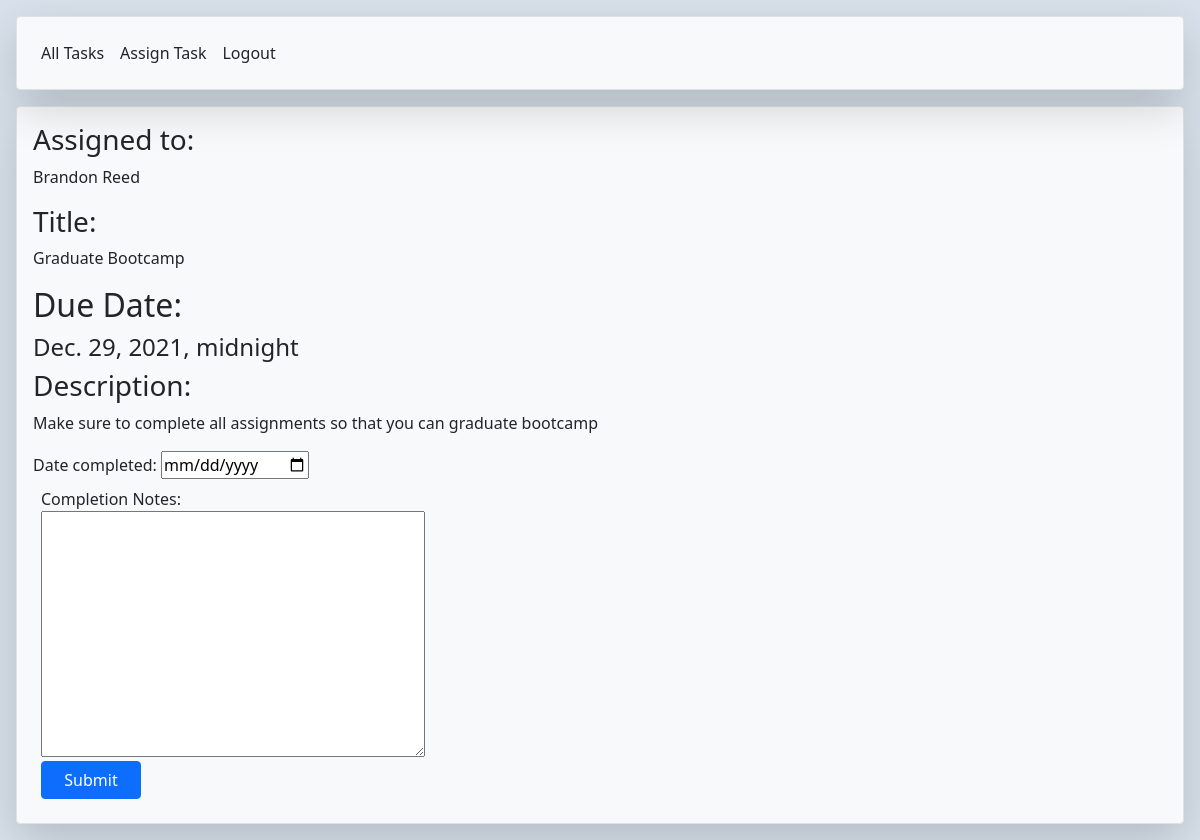
The app's page /complete_task/4 with its own data.
### team_task_manager_app/models.py (models this page shows)
class User(models.Model):
    first_name = models.CharField(max_length=255)
    last_name = models.CharField(max_length=255)
    email = models.CharField(max_length=255)
    password = models.CharField(max_length=255)
    phone_number = models.CharField(max_length=255)
    objects = UserManager()
    created_at = models.DateTimeField(auto_now_add=True)
    updated_at = models.DateTimeField(auto_now=True)

class Task(models.Model):
    title = models.CharField(max_length=255)
    description = models.TextField()
    due_date = models.DateTimeField(null=True)
    creator = models.ForeignKey(User, related_name="has_created_task", on_delete=models.CASCADE)
    assigned_user = ManyToManyField(User, related_name="users_tasks")
    user_likes = models.ManyToManyField(User, related_name='liked_posts')
    created_at = models.DateTimeField(auto_now_add=True)
    updated_at = models.DateTimeField(auto_now=True)
    objects = TaskManager()

### team_task_manager_app/views.py (the view)
# urls.py: path('complete_task/<int:id>', views.complete_task),
def complete_task(request, id):
    context = {
        'task':Task.objects.get(id = id)
    }
    return render(request,'complete_task.html', context)

### team_task_manager_app/templates/complete_task.html (shortened to what this page needs)
<!DOCTYPE html>
<html lang="en">
<head>
    {% load static %}
    <link href="https://cdn.jsdelivr.net/npm/bootstrap@5.0.2/dist/css/bootstrap.min.css" rel="stylesheet">
    <link rel="stylesheet" href="{% static 'all_tasks.css' %}">
</head>
<body >
    <div class="m-3">
        <nav id ="nav" class="navbar bg-light navbar-expand-lg navbar-light shadow-lg p-3 mb-1 border rounded" >
            <div class="collapse navbar-collapse" id="navbarSupportedContent">
            <ul class="navbar-nav mr-auto" >
                <li class="nav-item active">
                <a class="nav-link text-dark" href="/all_tasks">All Tasks</a>
                </li>
                <li class="nav-item">
                <a class="nav-link text-dark" href="/create_task">Assign Task</a>
                </li>
                <li class="nav-item">
                    <a class="nav-link text-dark" href="/logout">Logout</a>
                </li>
            </ul>
            </div>
        </nav>
    </div>
    <div id ="header" class="border bg-light shadow-lg rounded-2 m-3 p-3">
        <div class="d-flex flex-column justify-content-around">
            <div class="input_block">
                <h3>Assigned to:</h3>
                {% for user in task.assigned_user.all %}
                <p>{{user.first_name}} {{user.last_name}}</p>
                {% endfor %}
            </div>
            <div class="input_block" class = "">
            <h3>Title:</h3>
            <p>{{task.title}}</p>
            <h2>Due Date:</h2>
            <h4>{{task.due_date}}</h4>
            </div>
        <div id="task_desc" class="">
            <h3>Description:</h3>
            <p>{{task.description}}</p>
        </div>
    </div>
    <div class="form-group">
        <form action="" method="POST">
            <label for="">Date completed:</label>
            <input type="date" value="" name="completion_date">
            <div id="submit_button" class="p-2 d-flex flex-column" style="width:400px">
            <label for="">Completion Notes:</label>
            <textarea name="" id="" cols="30" rows="10" name="completion_notes"></textarea>
            <button class="btn btn-primary mt-1" style="width: 100px;">Submit</button>
        </form>
    </div>
</div>
</body>
</html>

### team_task_manager_app/static/all_tasks.css (style rules this page uses)
body { background-color: #D9E2EC; }

### records on screen
User: first_name "Brandon", last_name "Reed"
Task: title "Graduate Bootcamp", due_date "Dec. 29, 2021, midnight", description "Make sure to complete all assignments so that you can graduate bootcamp"
